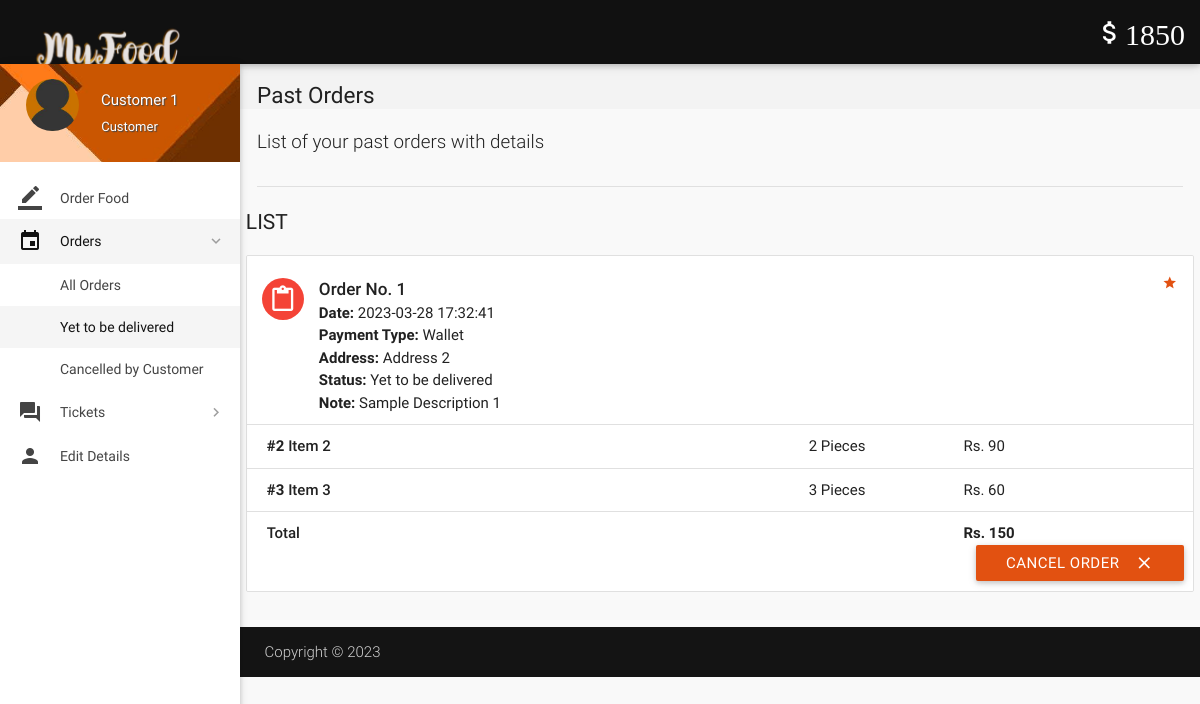
The app's page /account/orders.php?status=Yet to be delivered (signed in) with its own data.
### tables this page shows
CREATE TABLE `wallet_details` (
  `id` int(11) NOT NULL,
  `wallet_id` int(11) NOT NULL,
  `number` varchar(16) NOT NULL,
  `cvv` int(3) NOT NULL,
  `balance` int(11) NOT NULL DEFAULT '2000'
);

CREATE TABLE `orders` (
  `id` int(11) NOT NULL,
  `customer_id` int(11) NOT NULL,
  `address` varchar(300) NOT NULL,
  `description` varchar(300) NOT NULL,
  `date` datetime NOT NULL DEFAULT CURRENT_TIMESTAMP,
  `payment_type` varchar(16) NOT NULL DEFAULT 'Wallet',
  `total` int(11) NOT NULL,
  `status` varchar(25) NOT NULL DEFAULT 'Yet to be delivered',
  `deleted` tinyint(4) NOT NULL DEFAULT '0'
);

CREATE TABLE `order_details` (
  `id` int(11) NOT NULL,
  `order_id` int(11) NOT NULL,
  `item_id` int(11) NOT NULL,
  `quantity` int(11) NOT NULL,
  `price` int(11) NOT NULL
);

CREATE TABLE `items` (
  `id` int(11) NOT NULL,
  `name` varchar(20) NOT NULL,
  `price` int(11) NOT NULL,
  `deleted` tinyint(4) NOT NULL DEFAULT '0'
);

### account/includes/wallet.php (called while the page is built)
<?php
$user_id=$_SESSION['user_id'];
$sql = $con->query("SELECT * FROM wallet where customer_id = $user_id");
$row1 = $sql->fetch_assoc();
$wallet_id = $row1['id'];
$sql = $con->query("SELECT * FROM wallet_details where wallet_id = $wallet_id");
$row1 = $sql->fetch_assoc();
$balance = $row1['balance'];
?>

### account/includes/connect.php (called while the page is built, shortened)
<?php
$name = $_SESSION['name'];
$role = $_SESSION['role'];
?>

### account/orders.php (the view, shortened to what this page needs)
<?php
include 'includes/connect.php';
include 'includes/wallet.php';
	if($_SESSION['customer_sid']==session_id())
	{
		?>
<!DOCTYPE html>
<html lang="en">
<head>
  <link href="css/materialize.min.css" type="text/css" rel="stylesheet" media="screen,projection">
  <link href="css/style.min.css" type="text/css" rel="stylesheet" media="screen,projection">
  <link href="css/custom/custom.min.css" type="text/css" rel="stylesheet" media="screen,projection">
  <link href="js/plugins/perfect-scrollbar/perfect-scrollbar.css" type="text/css" rel="stylesheet" media="screen,projection">
</head>
<body>
  <header id="header" class="page-topbar">
        <div class="navbar-fixed">
            <nav class="navbar-color">
                <div class="nav-wrapper">
                    <ul class="left">
                      <li><h1 class="logo-wrapper"><a href="index.php" class="brand-logo darken-1"><img src="images/logo.png" alt="logo"></a> <span class="logo-text">Logo</span></h1></li>
                    </ul>
                    <ul class="right hide-on-med-and-down">
                        <li><a href="#"  class="waves-effect waves-block waves-light"><i class="mdi-editor-attach-money"><?php echo $balance;?></i></a>
                        </li>
                    </ul>
                </div>
            </nav>
        </div>
  </header>
  <div id="main">
    <div class="wrapper">
      <aside id="left-sidebar-nav">
        <ul id="slide-out" class="side-nav fixed leftside-navigation">
            <li class="user-details cyan darken-2">
            <div class="row">
                <div class="col col s4 m4 l4">
                    <img src="images/avatar.jpg" alt="" class="circle responsive-img valign profile-image">
                </div>
                <div class="col col s8 m8 l8">
                    <a class="btn-flat dropdown-button waves-effect waves-light white-text profile-btn" href="#" data-activates="profile-dropdown"><?php echo $name;?> <i class="mdi-navigation-arrow-drop-down right"></i></a>
                    <p class="user-roal"><?php echo $role;?></p>
                </div>
            </div>
            </li>
            <li class="bold"><a href="index.php" class="waves-effect waves-cyan"><i class="mdi-editor-border-color"></i> Order Food</a>
            </li>
                <li class="no-padding">
                    <ul class="collapsible collapsible-accordion">
                        <li class="bold"><a class="collapsible-header waves-effect waves-cyan active"><i class="mdi-editor-insert-invitation"></i> Orders</a>
                            <div class="collapsible-body">
                                <ul>
								<li class="<?php
								if(!isset($_GET['status'])){
										echo 'active';
									}?>
									"><a href="orders.php">All Orders</a>
                                </li>
								<?php
									$sql = mysqli_query($con, "SELECT DISTINCT status FROM orders  WHERE customer_id = $user_id;;");
									while($row = mysqli_fetch_array($sql)){
									if(isset($_GET['status'])){
										$status = $row['status'];
									}
                                    echo '<li class='.(isset($_GET['status'])?($status == $_GET['status'] ? 'active' : ''): '').'><a href="orders.php?status='.$row['status'].'">'.$row['status'].'</a>
                                    </li>';
									}
									?>
                                </ul>
                            </div>
                        </li>
                    </ul>
                </li>
                <li class="no-padding">
                    <ul class="collapsible collapsible-accordion">
                        <li class="bold"><a class="collapsible-header waves-effect waves-cyan"><i class="mdi-action-question-answer"></i> Tickets</a>
                        </li>
                    </ul>
                </li>
            <li class="bold"><a href="details.php" class="waves-effect waves-cyan"><i class="mdi-social-person"></i> Edit Details</a>
            </li>
        </ul>
        </aside>
      <section id="content">
        <div id="breadcrumbs-wrapper">
          <div class="container">
            <div class="row">
              <div class="col s12 m12 l12">
                <h5 class="breadcrumbs-title">Past Orders</h5>
              </div>
            </div>
          </div>
        </div>
        <div class="container">
          <p class="caption">List of your past orders with details</p>
          <div class="divider"></div>
<div id="work-collections" class="seaction">
					<?php
					if(isset($_GET['status'])){
						$status = $_GET['status'];
					}
					else{
						$status = '%';
					}
					$sql = mysqli_query($con, "SELECT * FROM orders WHERE customer_id = $user_id AND status LIKE '$status';;");
					echo '              <div class="row">
                <div>
                    <h4 class="header">List</h4>
                    <ul id="issues-collection" class="collection">';
					while($row = mysqli_fetch_array($sql))
					{
						$status = $row['status'];
						echo '<li class="collection-item avatar">
                              <i class="mdi-content-content-paste red circle"></i>
                              <span class="collection-header">Order No. '.$row['id'].'</span>
                              <p><strong>Date:</strong> '.$row['date'].'</p>
                              <p><strong>Payment Type:</strong> '.$row['payment_type'].'</p>
							  <p><strong>Address: </strong>'.$row['address'].'</p>
                              <p><strong>Status:</strong> '.($status=='Paused' ? 'Paused <a  data-position="bottom" data-delay="50" data-tooltip="Please contact administrator for further details." class="btn-floating waves-effect waves-light tooltipped cyan">    ?</a>' : $status).'</p>
							  '.(!empty($row['description']) ? '<p><strong>Note: </strong>'.$row['description'].'</p>' : '').'
							  <a href="#" class="secondary-content"><i class="mdi-action-grade"></i></a>
                              </li>';
						$order_id = $row['id'];
						$sql1 = mysqli_query($con, "SELECT * FROM order_details WHERE order_id = $order_id;");
						while($row1 = mysqli_fetch_array($sql1))
						{
							$item_id = $row1['item_id'];
							$sql2 = mysqli_query($con, "SELECT * FROM items WHERE id = $item_id;");
							while($row2 = mysqli_fetch_array($sql2)){
								$item_name = $row2['name'];
							}
							echo '<li class="collection-item">
                            <div class="row">
                            <div class="col s7">
                            <p class="collections-title"><strong>#'.$row1['item_id'].'</strong> '.$item_name.'</p>
                            </div>
                            <div class="col s2">
                            <span>'.$row1['quantity'].' Pieces</span>
                            </div>
                            <div class="col s3">
                            <span>Rs. '.$row1['price'].'</span>
                            </div>
                            </div>
                            </li>';
							$id = $row1['order_id'];
						}
								echo'<li class="collection-item">
                                        <div class="row">
                                            <div class="col s7">
                                                <p class="collections-title"> Total</p>
                                            </div>
                                            <div class="col s2">
											<span> </span>
                                            </div>
                                            <div class="col s3">
                                                <span><strong>Rs. '.$row['total'].'</strong></span>
                                            </div>';
								if(!preg_match('/^Cancelled/', $status)){
									if($status != 'Delivered'){
								echo '<form action="routers/cancel-order.php" method="post">
										<input type="hidden" value="'.$id.'" name="id">
										<input type="hidden" value="Cancelled by Customer" name="status">
										<input type="hidden" value="'.$row['payment_type'].'" name="payment_type">
										<button class="btn waves-effect waves-light right submit" type="submit" name="action">Cancel Order
                                              <i class="mdi-content-clear right"></i>
										</button>
										</form>';
								}
								}
								echo'</div></li>';
					}
					?>
					 </ul>
                </div>
              </div>
            </div>
        </div>
      </section>
    </div>
  </div>
  <footer class="page-footer">
    <div class="footer-copyright">
      <div class="container">
        <span>Copyright © 2023 <a class="grey-text text-lighten-4" href="#" target="_blank"></a> </span>
        </div>
    </div>
  </footer>
</body>
</html>
<?php
	}
?>

### records on screen
wallet_details: balance "1850"
orders: id "1", date "2023-03-28 17:32:41", payment_type "Wallet", address "Address 2", status "Yet to be delivered", description "Sample Description 1", total "150"
order_details: item "2", item.name "Item 2", quantity "2", price "90"
order_details: item "3", item.name "Item 3", quantity "3", price "60"

### other values on screen
$name "Customer 1"
$role "Customer"
$row['status'] "Yet to be delivered"
$row['status'] "Cancelled by Customer"
